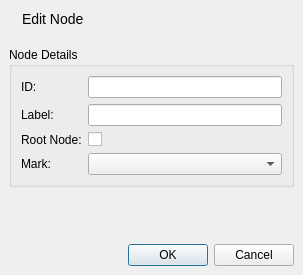
<?xml version="1.0" encoding="UTF-8"?>
<ui version="4.0">
 <class>EditNodeDialog</class>
 <widget class="QDialog" name="EditNodeDialog">
  <property name="geometry">
   <rect>
    <x>0</x>
    <y>0</y>
    <width>303</width>
    <height>275</height>
   </rect>
  </property>
  <property name="windowTitle">
   <string>Edit Node</string>
  </property>
  <layout class="QVBoxLayout" name="verticalLayout_2">
   <property name="spacing">
    <number>0</number>
   </property>
   <property name="margin">
    <number>0</number>
   </property>
   <item>
    <widget class="QWidget" name="titleWidget" native="true">
     <layout class="QHBoxLayout" name="horizontalLayout_3">
      <item>
       <widget class="QLabel" name="label_2">
        <property name="text">
         <string/>
        </property>
        <property name="pixmap">
         <pixmap resource="../icons.qrc">:/icons/node_edit.png</pixmap>
        </property>
       </widget>
      </item>
      <item>
       <widget class="QLabel" name="title_2">
        <property name="styleSheet">
         <string notr="true">QLabel { font-size: 14px; }</string>
        </property>
        <property name="text">
         <string>Edit Node</string>
        </property>
       </widget>
      </item>
      <item>
       <spacer name="horizontalSpacer_2">
        <property name="orientation">
         <enum>Qt::Horizontal</enum>
        </property>
        <property name="sizeHint" stdset="0">
         <size>
          <width>159</width>
          <height>20</height>
         </size>
        </property>
       </spacer>
      </item>
     </layout>
    </widget>
   </item>
   <item>
    <widget class="QWidget" name="dialogMainWidget" native="true">
     <layout class="QVBoxLayout" name="verticalLayout">
      <item>
       <widget class="QGroupBox" name="groupBox">
        <property name="title">
         <string>Node Details</string>
        </property>
        <layout class="QFormLayout" name="formLayout">
         <item row="0" column="0">
          <widget class="QLabel" name="idLabel">
           <property name="text">
            <string>ID:</string>
           </property>
          </widget>
         </item>
         <item row="0" column="1">
          <widget class="QLineEdit" name="idEdit"/>
         </item>
         <item row="1" column="0">
          <widget class="QLabel" name="labelLabel">
           <property name="text">
            <string>Label:</string>
           </property>
          </widget>
         </item>
         <item row="1" column="1">
          <widget class="QLineEdit" name="labelEdit"/>
         </item>
         <item row="2" column="0">
          <widget class="QLabel" name="rootLabel">
           <property name="text">
            <string>Root Node:</string>
           </property>
          </widget>
         </item>
         <item row="3" column="0">
          <widget class="QLabel" name="markedLabel">
           <property name="text">
            <string>Mark:</string>
           </property>
          </widget>
         </item>
         <item row="2" column="1">
          <widget class="QCheckBox" name="rootCheckBox">
           <property name="text">
            <string/>
           </property>
          </widget>
         </item>
         <item row="3" column="1">
          <widget class="QComboBox" name="markComboBox"/>
         </item>
        </layout>
       </widget>
      </item>
      <item>
       <spacer name="verticalSpacer">
        <property name="orientation">
         <enum>Qt::Vertical</enum>
        </property>
        <property name="sizeHint" stdset="0">
         <size>
          <width>20</width>
          <height>40</height>
         </size>
        </property>
       </spacer>
      </item>
     </layout>
    </widget>
   </item>
   <item>
    <widget class="QWidget" name="buttons" native="true">
     <layout class="QHBoxLayout" name="horizontalLayout">
      <item>
       <widget class="QDialogButtonBox" name="buttonBox">
        <property name="standardButtons">
         <set>QDialogButtonBox::Cancel|QDialogButtonBox::Ok</set>
        </property>
       </widget>
      </item>
     </layout>
    </widget>
   </item>
  </layout>
 </widget>
 <resources>
  <include location="../icons.qrc"/>
 </resources>
 <connections>
  <connection>
   <sender>buttonBox</sender>
   <signal>accepted()</signal>
   <receiver>EditNodeDialog</receiver>
   <slot>accept()</slot>
   <hints>
    <hint type="sourcelabel">
     <x>296</x>
     <y>238</y>
    </hint>
    <hint type="destinationlabel">
     <x>302</x>
     <y>256</y>
    </hint>
   </hints>
  </connection>
  <connection>
   <sender>buttonBox</sender>
   <signal>rejected()</signal>
   <receiver>EditNodeDialog</receiver>
   <slot>reject()</slot>
   <hints>
    <hint type="sourcelabel">
     <x>223</x>
     <y>238</y>
    </hint>
    <hint type="destinationlabel">
     <x>244</x>
     <y>256</y>
    </hint>
   </hints>
  </connection>
 </connections>
</ui>
